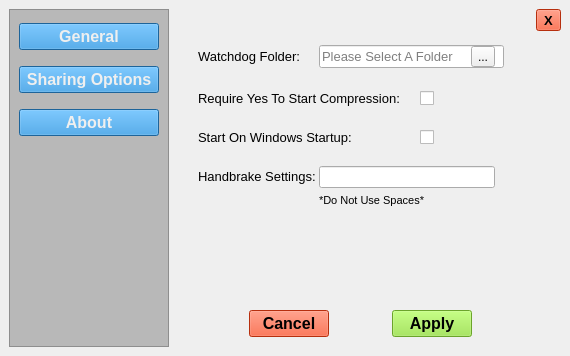
<?xml version="1.0" encoding="UTF-8"?>
<ui version="4.0">
 <class>MainWindow</class>
 <widget class="QMainWindow" name="MainWindow">
  <property name="geometry">
   <rect>
    <x>0</x>
    <y>0</y>
    <width>570</width>
    <height>356</height>
   </rect>
  </property>
  <property name="minimumSize">
   <size>
    <width>570</width>
    <height>356</height>
   </size>
  </property>
  <property name="maximumSize">
   <size>
    <width>570</width>
    <height>356</height>
   </size>
  </property>
  <property name="windowTitle">
   <string>Q.U.A.C.K.E.D</string>
  </property>
  <widget class="QWidget" name="centralwidget">
   <layout class="QGridLayout" name="gridLayout">
    <item row="0" column="2">
     <layout class="QGridLayout" name="gridLayout_2">
      <property name="sizeConstraint">
       <enum>QLayout::SetMaximumSize</enum>
      </property>
      <item row="9" column="1">
       <spacer name="verticalSpacer_3">
        <property name="orientation">
         <enum>Qt::Vertical</enum>
        </property>
        <property name="sizeHint" stdset="0">
         <size>
          <width>20</width>
          <height>0</height>
         </size>
        </property>
       </spacer>
      </item>
      <item row="1" column="5">
       <spacer name="horizontalSpacer_3">
        <property name="orientation">
         <enum>Qt::Horizontal</enum>
        </property>
        <property name="sizeType">
         <enum>QSizePolicy::Fixed</enum>
        </property>
        <property name="sizeHint" stdset="0">
         <size>
          <width>23</width>
          <height>20</height>
         </size>
        </property>
       </spacer>
      </item>
      <item row="0" column="1">
       <spacer name="verticalSpacer_4">
        <property name="orientation">
         <enum>Qt::Vertical</enum>
        </property>
        <property name="sizeType">
         <enum>QSizePolicy::Fixed</enum>
        </property>
        <property name="sizeHint" stdset="0">
         <size>
          <width>20</width>
          <height>36</height>
         </size>
        </property>
       </spacer>
      </item>
      <item row="11" column="1">
       <spacer name="verticalSpacer_6">
        <property name="orientation">
         <enum>Qt::Vertical</enum>
        </property>
        <property name="sizeType">
         <enum>QSizePolicy::Fixed</enum>
        </property>
        <property name="sizeHint" stdset="0">
         <size>
          <width>20</width>
          <height>10</height>
         </size>
        </property>
       </spacer>
      </item>
      <item row="2" column="1">
       <spacer name="verticalSpacer_7">
        <property name="orientation">
         <enum>Qt::Vertical</enum>
        </property>
        <property name="sizeType">
         <enum>QSizePolicy::Fixed</enum>
        </property>
        <property name="sizeHint" stdset="0">
         <size>
          <width>20</width>
          <height>15</height>
         </size>
        </property>
       </spacer>
      </item>
      <item row="3" column="3">
       <spacer name="horizontalSpacer_2">
        <property name="orientation">
         <enum>Qt::Horizontal</enum>
        </property>
        <property name="sizeType">
         <enum>QSizePolicy::Fixed</enum>
        </property>
        <property name="sizeHint" stdset="0">
         <size>
          <width>25</width>
          <height>20</height>
         </size>
        </property>
       </spacer>
      </item>
      <item row="1" column="2">
       <widget class="QLineEdit" name="captureFolderTxtBox">
        <property name="sizePolicy">
         <sizepolicy hsizetype="Expanding" vsizetype="Fixed">
          <horstretch>0</horstretch>
          <verstretch>0</verstretch>
         </sizepolicy>
        </property>
        <property name="minimumSize">
         <size>
          <width>185</width>
          <height>0</height>
         </size>
        </property>
        <property name="font">
         <font>
          <pointsize>10</pointsize>
         </font>
        </property>
        <property name="readOnly">
         <bool>true</bool>
        </property>
        <property name="placeholderText">
         <string>Please Select A Folder</string>
        </property>
       </widget>
      </item>
      <item row="5" column="2" alignment="Qt::AlignRight">
       <widget class="QCheckBox" name="windowsStartupCheckBox">
        <property name="sizePolicy">
         <sizepolicy hsizetype="Fixed" vsizetype="Fixed">
          <horstretch>0</horstretch>
          <verstretch>0</verstretch>
         </sizepolicy>
        </property>
        <property name="text">
         <string/>
        </property>
       </widget>
      </item>
      <item row="3" column="1">
       <widget class="QLabel" name="label">
        <property name="sizePolicy">
         <sizepolicy hsizetype="Fixed" vsizetype="Fixed">
          <horstretch>0</horstretch>
          <verstretch>0</verstretch>
         </sizepolicy>
        </property>
        <property name="minimumSize">
         <size>
          <width>201</width>
          <height>0</height>
         </size>
        </property>
        <property name="font">
         <font>
          <pointsize>10</pointsize>
         </font>
        </property>
        <property name="text">
         <string>Require Yes To Start Compression:</string>
        </property>
       </widget>
      </item>
      <item row="3" column="2" alignment="Qt::AlignRight">
       <widget class="QCheckBox" name="yesBtnEnabledCheckBox">
        <property name="text">
         <string/>
        </property>
       </widget>
      </item>
      <item row="1" column="1" alignment="Qt::AlignLeft">
       <widget class="QLabel" name="captureFolderLabel">
        <property name="sizePolicy">
         <sizepolicy hsizetype="Fixed" vsizetype="Fixed">
          <horstretch>0</horstretch>
          <verstretch>0</verstretch>
         </sizepolicy>
        </property>
        <property name="font">
         <font>
          <pointsize>10</pointsize>
         </font>
        </property>
        <property name="text">
         <string>Watchdog Folder:</string>
        </property>
       </widget>
      </item>
      <item row="4" column="1">
       <spacer name="verticalSpacer_8">
        <property name="orientation">
         <enum>Qt::Vertical</enum>
        </property>
        <property name="sizeType">
         <enum>QSizePolicy::Fixed</enum>
        </property>
        <property name="sizeHint" stdset="0">
         <size>
          <width>20</width>
          <height>15</height>
         </size>
        </property>
       </spacer>
      </item>
      <item row="5" column="1">
       <widget class="QLabel" name="label_2">
        <property name="sizePolicy">
         <sizepolicy hsizetype="Fixed" vsizetype="Fixed">
          <horstretch>0</horstretch>
          <verstretch>0</verstretch>
         </sizepolicy>
        </property>
        <property name="minimumSize">
         <size>
          <width>158</width>
          <height>0</height>
         </size>
        </property>
        <property name="font">
         <font>
          <pointsize>10</pointsize>
         </font>
        </property>
        <property name="text">
         <string>Start On Windows Startup:</string>
        </property>
       </widget>
      </item>
      <item row="10" column="0" colspan="7">
       <layout class="QGridLayout" name="gridLayout_3">
        <item row="0" column="1">
         <widget class="QPushButton" name="applyBtn">
          <property name="sizePolicy">
           <sizepolicy hsizetype="Fixed" vsizetype="Fixed">
            <horstretch>0</horstretch>
            <verstretch>0</verstretch>
           </sizepolicy>
          </property>
          <property name="cursor">
           <cursorShape>PointingHandCursor</cursorShape>
          </property>
          <property name="styleSheet">
           <string notr="true">background-color:rgb(150, 230, 60);
font-size:16px;
font-weight:600</string>
          </property>
          <property name="text">
           <string>Apply</string>
          </property>
         </widget>
        </item>
        <item row="0" column="0">
         <widget class="QPushButton" name="cancelBtn">
          <property name="sizePolicy">
           <sizepolicy hsizetype="Fixed" vsizetype="Fixed">
            <horstretch>0</horstretch>
            <verstretch>0</verstretch>
           </sizepolicy>
          </property>
          <property name="cursor">
           <cursorShape>PointingHandCursor</cursorShape>
          </property>
          <property name="styleSheet">
           <string notr="true">background-color: rgb(255, 66, 19);
font-size:16px;
font-weight:600</string>
          </property>
          <property name="text">
           <string>Cancel</string>
          </property>
         </widget>
        </item>
       </layout>
      </item>
      <item row="6" column="1">
       <spacer name="verticalSpacer_10">
        <property name="orientation">
         <enum>Qt::Vertical</enum>
        </property>
        <property name="sizeType">
         <enum>QSizePolicy::Fixed</enum>
        </property>
        <property name="sizeHint" stdset="0">
         <size>
          <width>20</width>
          <height>15</height>
         </size>
        </property>
       </spacer>
      </item>
      <item row="7" column="1">
       <widget class="QLabel" name="label_3">
        <property name="sizePolicy">
         <sizepolicy hsizetype="Fixed" vsizetype="Fixed">
          <horstretch>0</horstretch>
          <verstretch>0</verstretch>
         </sizepolicy>
        </property>
        <property name="minimumSize">
         <size>
          <width>118</width>
          <height>0</height>
         </size>
        </property>
        <property name="font">
         <font>
          <pointsize>10</pointsize>
         </font>
        </property>
        <property name="text">
         <string>Handbrake Settings:</string>
        </property>
       </widget>
      </item>
      <item row="8" column="2">
       <widget class="QLabel" name="label_4">
        <property name="font">
         <font>
          <pointsize>8</pointsize>
         </font>
        </property>
        <property name="text">
         <string>*Do Not Use Spaces*</string>
        </property>
       </widget>
      </item>
      <item row="7" column="2" colspan="3">
       <widget class="QLineEdit" name="handbrakeSettingTxtBox"/>
      </item>
      <item row="1" column="4">
       <widget class="QToolButton" name="pickFileDirBtn">
        <property name="text">
         <string>...</string>
        </property>
       </widget>
      </item>
     </layout>
    </item>
    <item row="0" column="0" alignment="Qt::AlignLeft">
     <widget class="QScrollArea" name="scrollArea">
      <property name="sizePolicy">
       <sizepolicy hsizetype="Fixed" vsizetype="Expanding">
        <horstretch>0</horstretch>
        <verstretch>0</verstretch>
       </sizepolicy>
      </property>
      <property name="minimumSize">
       <size>
        <width>160</width>
        <height>0</height>
       </size>
      </property>
      <property name="font">
       <font>
        <pointsize>8</pointsize>
       </font>
      </property>
      <property name="focusPolicy">
       <enum>Qt::NoFocus</enum>
      </property>
      <property name="styleSheet">
       <string notr="true">background-color:rgb(184, 184, 184);</string>
      </property>
      <property name="horizontalScrollBarPolicy">
       <enum>Qt::ScrollBarAlwaysOff</enum>
      </property>
      <property name="widgetResizable">
       <bool>false</bool>
      </property>
      <widget class="QWidget" name="scrollAreaWidgetContents">
       <property name="geometry">
        <rect>
         <x>0</x>
         <y>0</y>
         <width>158</width>
         <height>336</height>
        </rect>
       </property>
       <layout class="QVBoxLayout" name="verticalLayout">
        <item>
         <spacer name="verticalSpacer_5">
          <property name="orientation">
           <enum>Qt::Vertical</enum>
          </property>
          <property name="sizeType">
           <enum>QSizePolicy::Fixed</enum>
          </property>
          <property name="sizeHint" stdset="0">
           <size>
            <width>20</width>
            <height>4</height>
           </size>
          </property>
         </spacer>
        </item>
        <item>
         <widget class="QPushButton" name="generalBtn">
          <property name="sizePolicy">
           <sizepolicy hsizetype="Expanding" vsizetype="Fixed">
            <horstretch>0</horstretch>
            <verstretch>0</verstretch>
           </sizepolicy>
          </property>
          <property name="font">
           <font>
            <pointsize>-1</pointsize>
            <weight>99</weight>
            <bold>true</bold>
           </font>
          </property>
          <property name="cursor">
           <cursorShape>PointingHandCursor</cursorShape>
          </property>
          <property name="focusPolicy">
           <enum>Qt::ClickFocus</enum>
          </property>
          <property name="styleSheet">
           <string notr="true">font-size:16px;
font-weight:800;
background-color: rgb(40, 140, 216);
color: rgb(239, 239, 239);</string>
          </property>
          <property name="text">
           <string>General</string>
          </property>
         </widget>
        </item>
        <item>
         <spacer name="verticalSpacer_2">
          <property name="orientation">
           <enum>Qt::Vertical</enum>
          </property>
          <property name="sizeType">
           <enum>QSizePolicy::Fixed</enum>
          </property>
          <property name="sizeHint" stdset="0">
           <size>
            <width>20</width>
            <height>10</height>
           </size>
          </property>
         </spacer>
        </item>
        <item>
         <widget class="QPushButton" name="sharingOptionsBtn">
          <property name="sizePolicy">
           <sizepolicy hsizetype="Expanding" vsizetype="Fixed">
            <horstretch>0</horstretch>
            <verstretch>0</verstretch>
           </sizepolicy>
          </property>
          <property name="font">
           <font>
            <pointsize>-1</pointsize>
            <weight>99</weight>
            <bold>true</bold>
           </font>
          </property>
          <property name="cursor">
           <cursorShape>PointingHandCursor</cursorShape>
          </property>
          <property name="focusPolicy">
           <enum>Qt::ClickFocus</enum>
          </property>
          <property name="styleSheet">
           <string notr="true">font-size:16px;
font-weight:800;
background-color: rgb(40, 140, 216);
color: rgb(239, 239, 239);</string>
          </property>
          <property name="text">
           <string>Sharing Options</string>
          </property>
         </widget>
        </item>
        <item>
         <spacer name="verticalSpacer_9">
          <property name="orientation">
           <enum>Qt::Vertical</enum>
          </property>
          <property name="sizeType">
           <enum>QSizePolicy::Fixed</enum>
          </property>
          <property name="sizeHint" stdset="0">
           <size>
            <width>20</width>
            <height>10</height>
           </size>
          </property>
         </spacer>
        </item>
        <item>
         <widget class="QPushButton" name="aboutBtn">
          <property name="sizePolicy">
           <sizepolicy hsizetype="Expanding" vsizetype="Fixed">
            <horstretch>0</horstretch>
            <verstretch>0</verstretch>
           </sizepolicy>
          </property>
          <property name="font">
           <font>
            <pointsize>-1</pointsize>
            <weight>99</weight>
            <bold>true</bold>
           </font>
          </property>
          <property name="cursor">
           <cursorShape>PointingHandCursor</cursorShape>
          </property>
          <property name="focusPolicy">
           <enum>Qt::ClickFocus</enum>
          </property>
          <property name="styleSheet">
           <string notr="true">font-size:16px;
font-weight:800;
background-color: rgb(40, 140, 216);
color: rgb(239, 239, 239);</string>
          </property>
          <property name="text">
           <string>About</string>
          </property>
         </widget>
        </item>
        <item>
         <spacer name="verticalSpacer">
          <property name="orientation">
           <enum>Qt::Vertical</enum>
          </property>
          <property name="sizeHint" stdset="0">
           <size>
            <width>20</width>
            <height>40</height>
           </size>
          </property>
         </spacer>
        </item>
       </layout>
      </widget>
     </widget>
    </item>
    <item row="0" column="3" alignment="Qt::AlignRight|Qt::AlignTop">
     <widget class="QToolButton" name="closeBtn">
      <property name="font">
       <font>
        <pointsize>10</pointsize>
        <weight>75</weight>
        <bold>true</bold>
        <stylestrategy>PreferAntialias</stylestrategy>
       </font>
      </property>
      <property name="styleSheet">
       <string notr="true">background-color: rgb(255, 66, 19);
font-weight:600;</string>
      </property>
      <property name="text">
       <string>X</string>
      </property>
     </widget>
    </item>
    <item row="0" column="1">
     <spacer name="horizontalSpacer">
      <property name="orientation">
       <enum>Qt::Horizontal</enum>
      </property>
      <property name="sizeType">
       <enum>QSizePolicy::Fixed</enum>
      </property>
      <property name="sizeHint" stdset="0">
       <size>
        <width>17</width>
        <height>20</height>
       </size>
      </property>
     </spacer>
    </item>
   </layout>
  </widget>
 </widget>
 <resources/>
 <connections/>
</ui>
